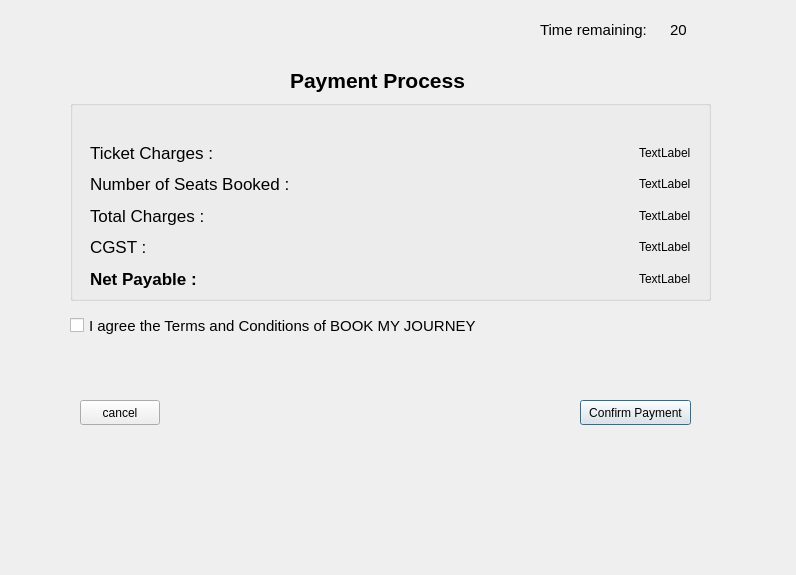
<?xml version="1.0" encoding="UTF-8"?>
<ui version="4.0">
 <class>PaymentDialog</class>
 <widget class="QDialog" name="PaymentDialog">
  <property name="geometry">
   <rect>
    <x>0</x>
    <y>0</y>
    <width>796</width>
    <height>575</height>
   </rect>
  </property>
  <property name="windowTitle">
   <string>Dialog</string>
  </property>
  <widget class="QLabel" name="label">
   <property name="geometry">
    <rect>
     <x>290</x>
     <y>60</y>
     <width>181</width>
     <height>41</height>
    </rect>
   </property>
   <property name="font">
    <font>
     <pointsize>16</pointsize>
     <weight>75</weight>
     <bold>true</bold>
    </font>
   </property>
   <property name="text">
    <string>Payment Process</string>
   </property>
  </widget>
  <widget class="QGroupBox" name="groupBox">
   <property name="geometry">
    <rect>
     <x>70</x>
     <y>100</y>
     <width>641</width>
     <height>201</height>
    </rect>
   </property>
   <property name="title">
    <string/>
   </property>
   <widget class="QWidget" name="verticalLayoutWidget">
    <property name="geometry">
     <rect>
      <x>20</x>
      <y>40</y>
      <width>471</width>
      <height>151</height>
     </rect>
    </property>
    <layout class="QVBoxLayout" name="verticalLayout">
     <item>
      <widget class="QLabel" name="label_2">
       <property name="font">
        <font>
         <pointsize>13</pointsize>
        </font>
       </property>
       <property name="text">
        <string>Ticket Charges :</string>
       </property>
      </widget>
     </item>
     <item>
      <widget class="QLabel" name="label_3">
       <property name="font">
        <font>
         <pointsize>13</pointsize>
        </font>
       </property>
       <property name="text">
        <string>Number of Seats Booked :</string>
       </property>
      </widget>
     </item>
     <item>
      <widget class="QLabel" name="label_4">
       <property name="font">
        <font>
         <pointsize>13</pointsize>
        </font>
       </property>
       <property name="text">
        <string>Total Charges :</string>
       </property>
      </widget>
     </item>
     <item>
      <widget class="QLabel" name="label_5">
       <property name="font">
        <font>
         <pointsize>13</pointsize>
        </font>
       </property>
       <property name="text">
        <string>CGST :</string>
       </property>
      </widget>
     </item>
     <item>
      <widget class="QLabel" name="label_6">
       <property name="font">
        <font>
         <pointsize>13</pointsize>
         <weight>75</weight>
         <bold>true</bold>
        </font>
       </property>
       <property name="text">
        <string>Net Payable :</string>
       </property>
      </widget>
     </item>
    </layout>
   </widget>
   <widget class="QWidget" name="verticalLayoutWidget_2">
    <property name="geometry">
     <rect>
      <x>500</x>
      <y>40</y>
      <width>121</width>
      <height>151</height>
     </rect>
    </property>
    <layout class="QVBoxLayout" name="verticalLayout_2">
     <item alignment="Qt::AlignRight">
      <widget class="QLabel" name="label_7">
       <property name="text">
        <string>TextLabel</string>
       </property>
      </widget>
     </item>
     <item alignment="Qt::AlignRight">
      <widget class="QLabel" name="label_8">
       <property name="text">
        <string>TextLabel</string>
       </property>
      </widget>
     </item>
     <item alignment="Qt::AlignRight">
      <widget class="QLabel" name="label_9">
       <property name="text">
        <string>TextLabel</string>
       </property>
      </widget>
     </item>
     <item alignment="Qt::AlignRight">
      <widget class="QLabel" name="label_10">
       <property name="text">
        <string>TextLabel</string>
       </property>
      </widget>
     </item>
     <item alignment="Qt::AlignRight">
      <widget class="QLabel" name="label_11">
       <property name="text">
        <string>TextLabel</string>
       </property>
      </widget>
     </item>
    </layout>
   </widget>
  </widget>
  <widget class="QCheckBox" name="checkBox">
   <property name="geometry">
    <rect>
     <x>70</x>
     <y>310</y>
     <width>481</width>
     <height>31</height>
    </rect>
   </property>
   <property name="font">
    <font>
     <pointsize>11</pointsize>
    </font>
   </property>
   <property name="text">
    <string>I agree the Terms and Conditions of BOOK MY JOURNEY</string>
   </property>
  </widget>
  <widget class="QPushButton" name="pushButton">
   <property name="geometry">
    <rect>
     <x>580</x>
     <y>400</y>
     <width>111</width>
     <height>25</height>
    </rect>
   </property>
   <property name="text">
    <string>Confirm Payment</string>
   </property>
  </widget>
  <widget class="QPushButton" name="pushButton_2">
   <property name="geometry">
    <rect>
     <x>80</x>
     <y>400</y>
     <width>80</width>
     <height>25</height>
    </rect>
   </property>
   <property name="text">
    <string>cancel</string>
   </property>
  </widget>
  <widget class="QLabel" name="label_time">
   <property name="geometry">
    <rect>
     <x>670</x>
     <y>20</y>
     <width>54</width>
     <height>20</height>
    </rect>
   </property>
   <property name="font">
    <font>
     <pointsize>11</pointsize>
    </font>
   </property>
   <property name="text">
    <string>20</string>
   </property>
  </widget>
  <widget class="QLabel" name="label_12">
   <property name="geometry">
    <rect>
     <x>540</x>
     <y>20</y>
     <width>121</width>
     <height>20</height>
    </rect>
   </property>
   <property name="font">
    <font>
     <pointsize>11</pointsize>
    </font>
   </property>
   <property name="text">
    <string>Time remaining:</string>
   </property>
  </widget>
 </widget>
 <resources/>
 <connections/>
</ui>
